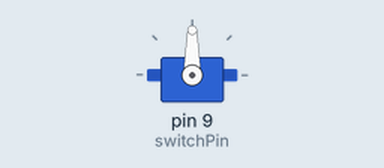
A sketch run on a simulated Arduino Uno, built with avr-gcc and run on an emulated ATmega328P. On the bench: servo.

Above: at 0.05 s.
At 4.0 s:
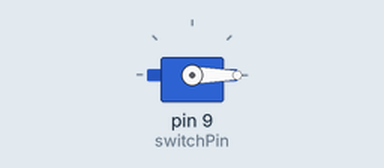
Timing chart, 0 to 5.2 s (numbered marks = the images above):
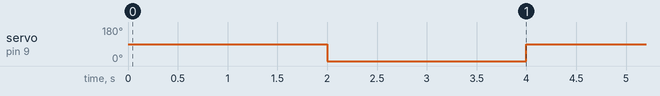

Measured:
- by itself, servo on pin 9 (switchPin): alternates 90° for 2.0 s and 0° for 2.0 s

The sketch:

servo_switch.ino
```cpp
#include <Servo.h>

Servo switchServo;
int switchPin = 9;

void setup(){
  switchServo.attach(switchPin);
  Serial.begin(9600);

}

void loop(){
  //servo from 0 to 180 degrees
  switchServo.write(90);
  delay(2000);
  switchServo.write(0);
  delay(2000);

}
```
